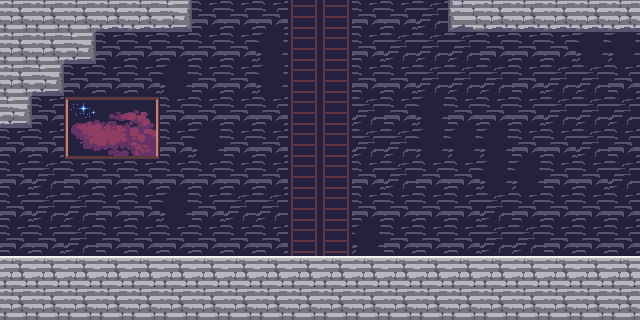

Rendered tile map (Tiled .tmx) drawn with the repository's tilesets; below, a short description and the full map source, tile grids included:
An orthogonal 20x10 tile map with 32x32 px tiles, 1 tile layer (Tile Layer 1).

<map version="1.0" tiledversion="2017.11.22" orientation="orthogonal" renderorder="right-down" width="20" height="10" tilewidth="32" tileheight="32" infinite="0" nextobjectid="1">
 <tileset firstgid="1" source="tiletest.tsx" />
 <layer name="Tile Layer 1" width="20" height="10">
  <data encoding="csv">
13,13,13,96,96,97,173,173,173,242,242,173,173,133,95,96,96,96,96,96,
13,13,97,173,173,173,173,173,134,242,242,173,133,133,133,173,173,173,134,134,
13,97,173,173,173,134,173,173,134,242,242,173,173,133,133,133,173,133,133,173,
97,173,452,453,454,173,173,173,173,242,242,133,173,134,173,173,173,133,133,133,
173,173,492,493,494,173,134,173,173,242,242,133,133,134,134,134,173,173,133,173,
173,133,173,173,173,173,173,173,173,242,242,173,133,173,173,134,134,173,173,133,
173,133,133,173,173,134,173,133,133,242,242,173,173,173,173,133,173,173,173,173,
173,173,133,173,173,173,173,173,173,242,242,134,173,173,173,133,133,173,173,173,
55,55,55,55,55,55,55,55,55,55,55,55,55,55,55,55,55,55,55,55,
13,13,13,13,13,13,13,13,13,13,13,13,13,13,13,13,13,13,13,13
</data>
 </layer>
</map>
